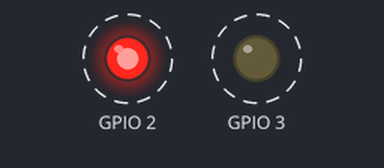
This sketch was run on a simulated ESP32-C3. On the bench: output pins drawn as LEDs (lit = HIGH). Dashed ring = blinking. What the sketch prints to the serial monitor is not drawn.

Above: at 0.1 s.
Timing chart, 0 to 3.0 s (numbered marks = the images above):
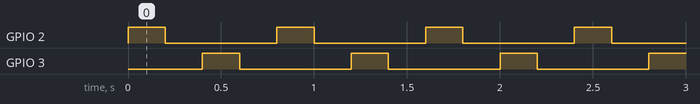

Measured:
- by itself, GPIO 2, GPIO 3: alternates HIGH for 0.20 s and LOW for 0.60 s
- by itself, everything shown: repeats every 0.80 s, in 4 steps

The sketch:

sketch.ino
```cpp
void setup() {
  pinMode(2, OUTPUT);
  pinMode(3, OUTPUT);

  // put your setup code here, to run once:
  Serial.begin(115200);
  Serial.println("Hello, ESP32-C3!");
}

void loop() {
  // put your main code here, to run repeatedly:
  // this speeds up the simulation
  digitalWrite(2, HIGH);
  delay(200);
  digitalWrite(2, LOW);
  delay(200);
  digitalWrite(3, HIGH);
  delay(200);
  digitalWrite(3, LOW);
  delay(200);
}
```
